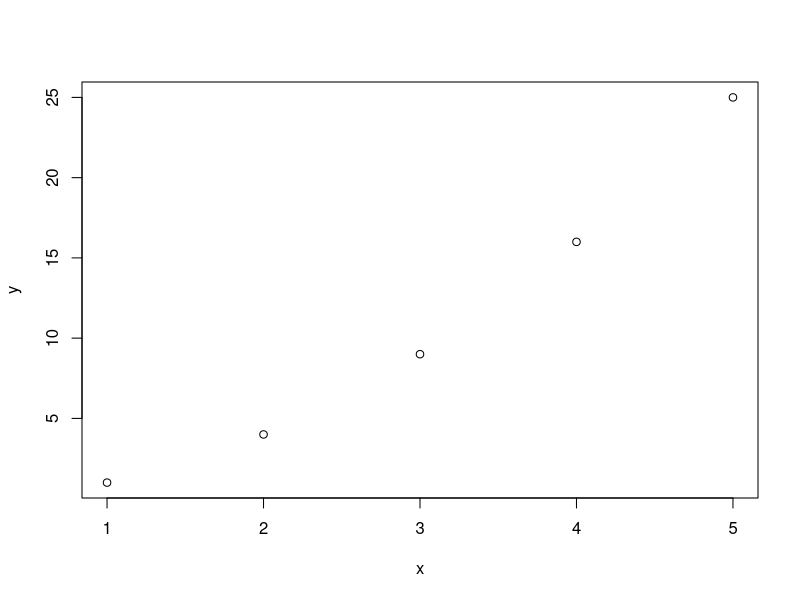
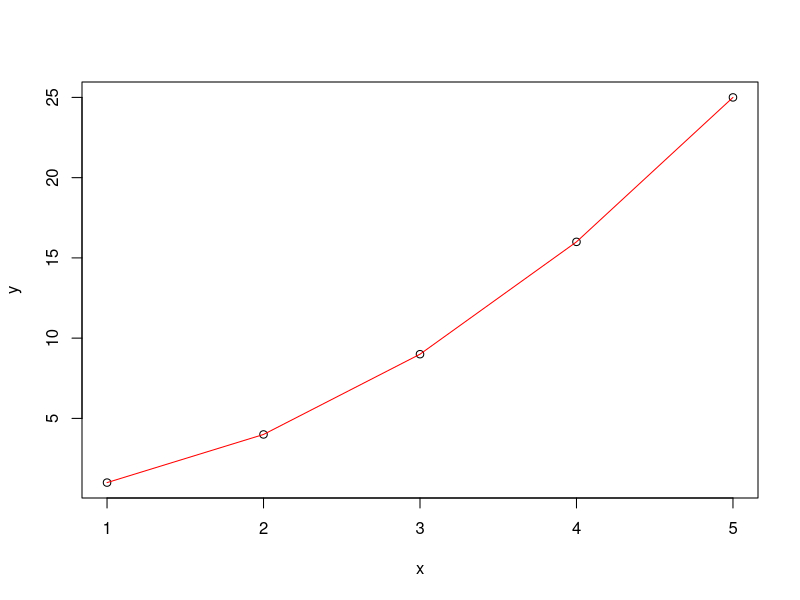
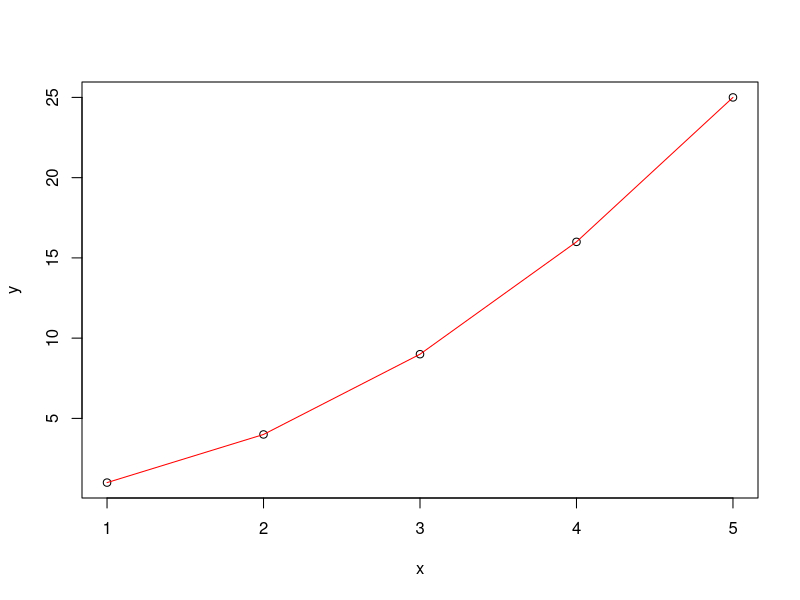
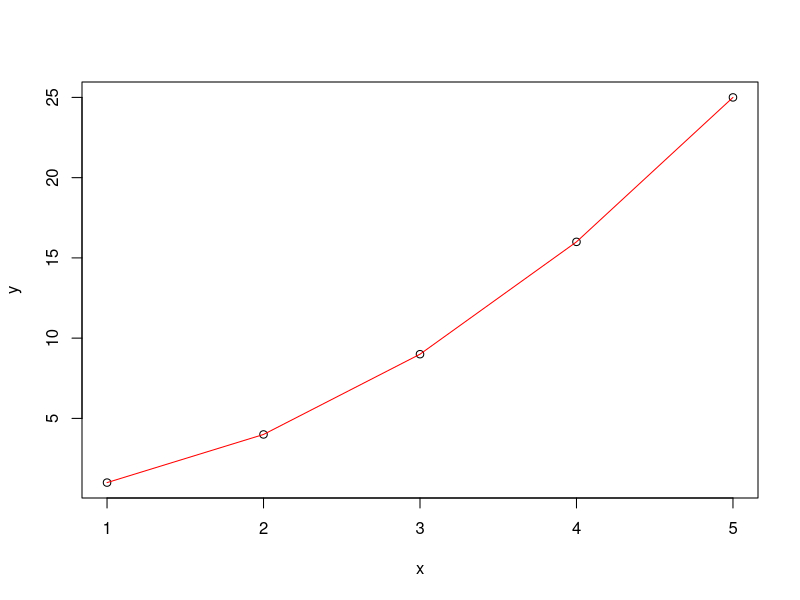

R code for these plots, in order:
## ---- chunk 1
v = c(5,6,7,8,8,9,11)
n = length(v)
vmean = mean(v)
vmean.hyp = 0
t = (vmean-vmean.hyp)/sd(v)/sqrt(n)   # something missing here...
p = 2*(1-pt(abs(t),df=n-1))
p
## ---- chunk 2
x = c(1,2,3,4,5)
y = x^2
x
y
## ---- chunk 3
x = c(1,2,3,4,5)
y = x^2
x
y
## ---- chunk 4
x = c(1,2,3,4,5)
y = x^2
x
y
## ---- chunk 5
x = c(1,2,3,4,5)
y = x^2
x
y
## ---- chunk 6
x = c(1,2,3,4,5)
y = x^2
plot(x,y)
## ---- chunk 7
df = data.frame(x,y)
library(knitr)
kable(df)
## ---- chunk 8
plot(x, y)
lines(x, y, col='red')
## ---- chunk 9
plot(x, y)
lines(x, y, col='red')
## ---- chunk 10
png("xyplot.png", width = 800, height = 600)
plot(x,y)
lines(x,y, col='red')
dev.off()
